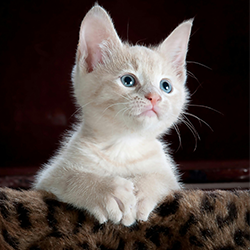
#> input picture aritmatika/cat.png, 250 x 250 px
$ python perkalian-citra-skalar.py
#> lines starting #> are read from the running program, lines starting #| are printed output that depends on the picture
import cv2
import numpy as np

cat_image = cv2.imread("cat.png")
#> cat_image is the input picture: shape (250, 250, 3); mean B, G, R 66.7, 70.4, 80.9
brightness_factor = 1.5  # Faktor perkalian kecerahan

row = len(cat_image)
#> row = 250
col = len(cat_image[0])
#> col = 250

b = cat_image[:, :, 0]
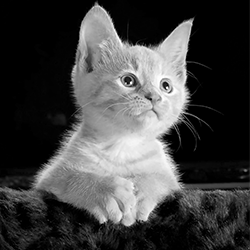
#> b: shape (250, 250); min 0, max 255, mean 66.7
g = cat_image[:, :, 1]
r = cat_image[:, :, 2]
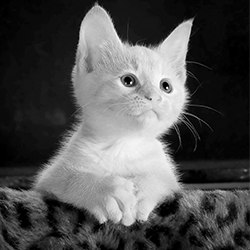
#> r: shape (250, 250); min 0, max 255, mean 80.9

brightened_b = np.zeros((row, col), dtype=np.uint8)
brightened_g = np.zeros((row, col), dtype=np.uint8)
brightened_r = np.zeros((row, col), dtype=np.uint8)

for i in range(row):
    for j in range(col):
        temp_b = b[i, j] * brightness_factor
        if temp_b > 255:
            brightened_b[i, j] = 255
        else:
            brightened_b[i, j] = temp_b

        temp_g = g[i, j] * brightness_factor
        if temp_g > 255:
            brightened_g[i, j] = 255
        else:
            brightened_g[i, j] = temp_g

        temp_r = r[i, j] * brightness_factor
        if temp_r > 255:
            brightened_r[i, j] = 255
        else:
            brightened_r[i, j] = temp_r
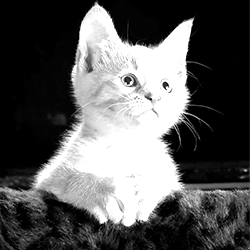
#> brightened_b: shape (250, 250); min 0, max 255, mean 90.5
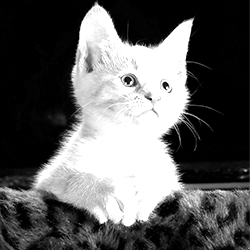
#> brightened_g: shape (250, 250); min 0, max 255, mean 95
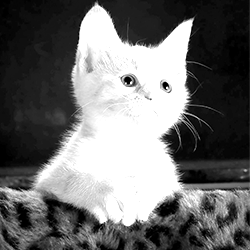
#> brightened_r: shape (250, 250); min 0, max 255, mean 109.3

brightened_cat_image = cv2.merge((brightened_b, brightened_g, brightened_r))
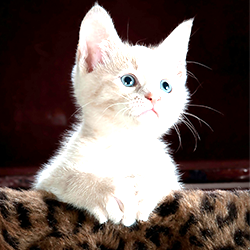
#> brightened_cat_image: shape (250, 250, 3); mean of channels 0, 1, 2 90.5, 95, 109.3; drawn as B, G, R

cv2.imshow("Original Cat Image", cat_image)
cv2.imshow("Brightened Cat Image", brightened_cat_image)

cv2.waitKey(0)
cv2.destroyAllWindows()
